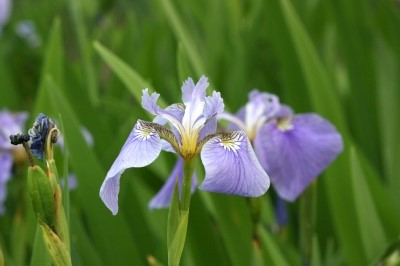
#> input picture image_test/iris Setosa.jpg, 400 x 266 px, found by its file name
$ jupyter execute image_change.ipynb
#> lines starting #> are read from the running program, lines starting #| are printed output that depends on the picture
[cell 1]
from PIL import Image
import os, glob
import numpy as np

[cell 2]
fname = 'data\iris Setosa.jpg'
img = Image.open(fname)
#> img is the input picture: PIL image 400x266 RGB; mean R, G, B 82.9, 109.1, 56.5

[cell 3]
img = img.convert("RGB")
print('image size', img.size)
#| image size (400, 266)

[cell 4]
img2 = img.resize((50, 50))
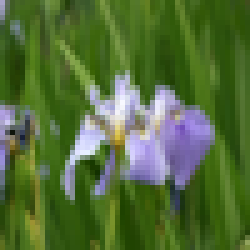
#> img2: PIL image 50x50 RGB (shown 5 times larger); mean R, G, B 82.8, 109.1, 56.5
img2.save('image_test/resize.jpg')

[cell 5]
img2 = img.convert('L')
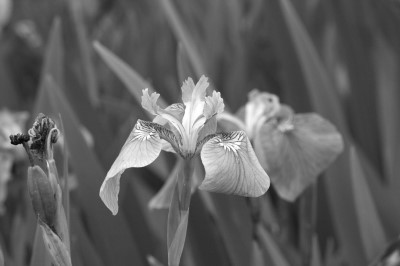
#> img2: PIL image 400x266 L; min 6, max 255, mean 95.2
img2.save('image_test/blackwhite.jpg')

[cell 6]
img = Image.open(fname)
print('image size', img.size)
#| image size (400, 266)

[cell 7]
for ang in range(-20, 20, 5):
    img2 = img.rotate(ang);
    img2.save('image_test/rotate' + str(ang) + '.jpg')
    data = np.asarray(img2)
#> this loop made 8 passes
#> pass 1, `img2 = img.rotate(ang);`:
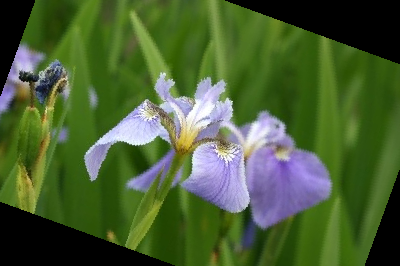
#> img2: PIL image 400x266 RGB; mean R, G, B 73.6, 95.6, 51.8
#> pass 2, `img2 = img.rotate(ang);`:
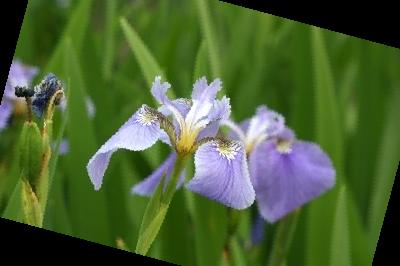
#> img2: PIL image 400x266 RGB; mean R, G, B 75.3, 98.1, 52.5
#> pass 3, `img2 = img.rotate(ang);`:
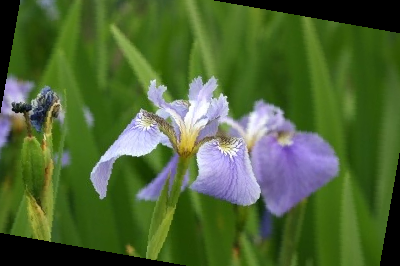
#> img2: PIL image 400x266 RGB; mean R, G, B 77.3, 101.2, 53.5
#> after the loop:
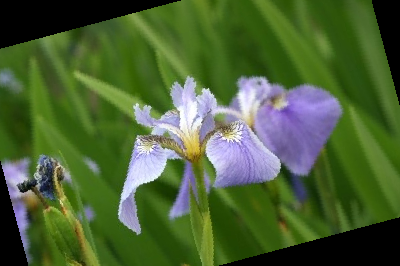
#> img2: PIL image 400x266 RGB; mean R, G, B 75.4, 98.1, 53.5

[cell 8]
for ang in range(-20, 20, 5):
    img2 = img.transpose(Image.FLIP_LEFT_RIGHT)
    img2.save('image_test/transpose' + str(ang) + '.jpg')
    data = np.asarray(img2)
#> this loop made 8 passes
#> pass 1, `img2 = img.transpose(Image.FLIP_LEFT_RIGHT)`:
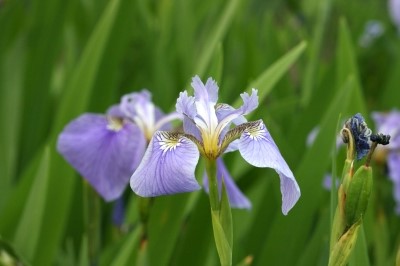
#> img2: PIL image 400x266 RGB; mean R, G, B 82.9, 109.1, 56.5

$ run again, with image_test/rotate-10.jpg copied over image_test/iris Setosa.jpg
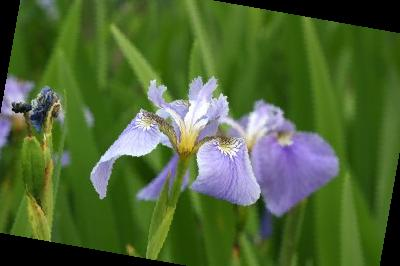
#> input picture image_test/rotate-10.jpg, 400 x 266 px, found by its file name
#> img is the input picture: PIL image 400x266 RGB; mean R, G, B 77.5, 101.2, 53.7
#| image size (400, 266)
#| image size (400, 266)
#> after the loop `for ang in range(-20, 20, 5):`:
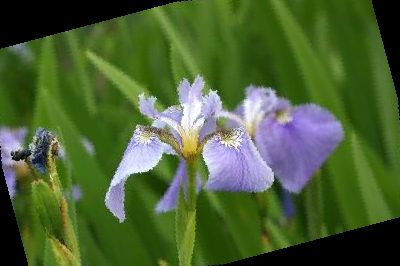
#> img2: PIL image 400x266 RGB; mean R, G, B 75.4, 97.9, 52.7
#> the loop `for ang in range(-20, 20, 5):` made 8 passes
#> pass 1, `img2 = img.transpose(Image.FLIP_LEFT_RIGHT)`:
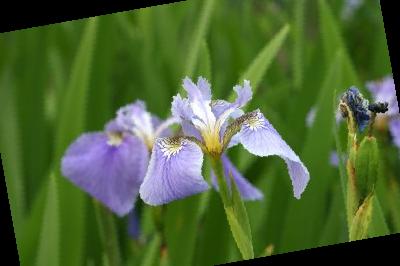
#> img2: PIL image 400x266 RGB; mean R, G, B 77.5, 101.2, 53.7

$ run again, with image_test/rotate-20.jpg copied over image_test/iris Setosa.jpg
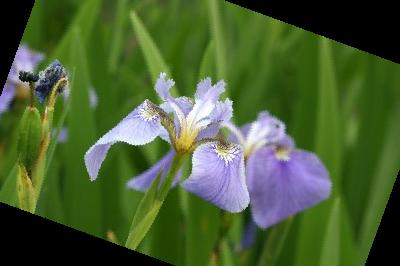
#> input picture image_test/rotate-20.jpg, 400 x 266 px, found by its file name
#> img is the input picture: PIL image 400x266 RGB; mean R, G, B 73.9, 95.6, 52.1
#| image size (400, 266)
#| image size (400, 266)
#> after the loop `for ang in range(-20, 20, 5):`:
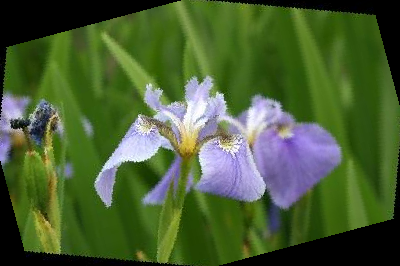
#> img2: PIL image 400x266 RGB; mean R, G, B 73.7, 95.4, 51.9
#> the loop `for ang in range(-20, 20, 5):` made 8 passes
#> pass 1, `img2 = img.transpose(Image.FLIP_LEFT_RIGHT)`:
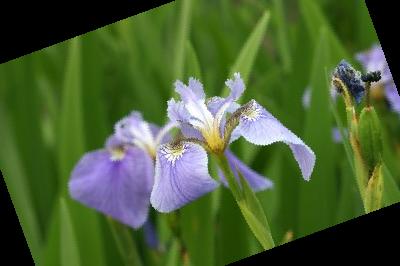
#> img2: PIL image 400x266 RGB; mean R, G, B 73.9, 95.6, 52.1
